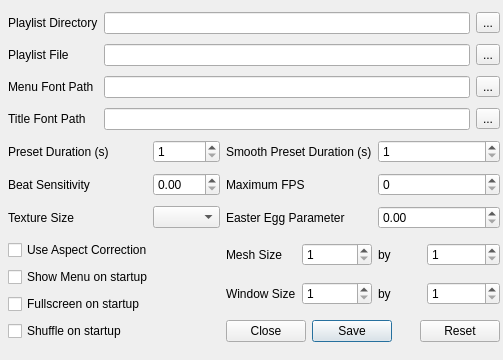
<ui version="4.0" >
 <class>QProjectMConfigDialog</class>
 <widget class="QDialog" name="QProjectMConfigDialog" >
  <property name="geometry" >
   <rect>
    <x>0</x>
    <y>0</y>
    <width>503</width>
    <height>360</height>
   </rect>
  </property>
  <property name="windowTitle" >
   <string>projectM Settings</string>
  </property>
  <widget class="QWidget" name="layoutWidget" >
   <property name="geometry" >
    <rect>
     <x>8</x>
     <y>8</y>
     <width>492</width>
     <height>344</height>
    </rect>
   </property>
   <layout class="QGridLayout" >
    <item row="0" column="0" >
     <widget class="QLabel" name="label_2" >
      <property name="sizePolicy" >
       <sizepolicy vsizetype="Preferred" hsizetype="MinimumExpanding" >
        <horstretch>0</horstretch>
        <verstretch>0</verstretch>
       </sizepolicy>
      </property>
      <property name="minimumSize" >
       <size>
        <width>50</width>
        <height>0</height>
       </size>
      </property>
      <property name="text" >
       <string>Playlist Directory</string>
      </property>
     </widget>
    </item>
    <item row="0" column="1" colspan="6" >
     <widget class="QLineEdit" name="startupPlaylistDirectoryLineEdit" >
      <property name="sizePolicy" >
       <sizepolicy vsizetype="Fixed" hsizetype="Expanding" >
        <horstretch>2</horstretch>
        <verstretch>0</verstretch>
       </sizepolicy>
      </property>
      <property name="toolTip" >
       <string>&lt;html>&lt;head>&lt;meta name="qrichtext" content="1" />&lt;style type="text/css">
p, li { white-space: pre-wrap; }
&lt;/style>&lt;/head>&lt;body style=" font-family:'Sans Serif'; font-size:10pt; font-weight:400; font-style:normal;">
&lt;p style=" margin-top:0px; margin-bottom:0px; margin-left:0px; margin-right:0px; -qt-block-indent:0; text-indent:0px; font-size:9pt;">This sets the default preset playlist directory when projectM starts up. Every valid preset file in the specified directory will be loaded into the playlist upon initialization. &lt;span style=" font-weight:600;">NOTE:&lt;/span> This option is overriden by a non empty value of the &lt;span style=" font-style:italic;">Playlist File &lt;/span>option.&lt;/p>&lt;/body>&lt;/html></string>
      </property>
     </widget>
    </item>
    <item row="0" column="7" >
     <widget class="QToolButton" name="startupPlaylistDirectoryToolButton" >
      <property name="text" >
       <string>...</string>
      </property>
     </widget>
    </item>
    <item row="1" column="0" >
     <widget class="QLabel" name="label_14" >
      <property name="sizePolicy" >
       <sizepolicy vsizetype="Preferred" hsizetype="MinimumExpanding" >
        <horstretch>0</horstretch>
        <verstretch>0</verstretch>
       </sizepolicy>
      </property>
      <property name="minimumSize" >
       <size>
        <width>50</width>
        <height>0</height>
       </size>
      </property>
      <property name="text" >
       <string>Playlist File</string>
      </property>
     </widget>
    </item>
    <item row="1" column="1" colspan="6" >
     <widget class="QLineEdit" name="startupPlaylistFileLineEdit" >
      <property name="sizePolicy" >
       <sizepolicy vsizetype="Fixed" hsizetype="Expanding" >
        <horstretch>2</horstretch>
        <verstretch>0</verstretch>
       </sizepolicy>
      </property>
      <property name="toolTip" >
       <string>&lt;html>&lt;head>&lt;meta name="qrichtext" content="1" />&lt;style type="text/css">
p, li { white-space: pre-wrap; }
&lt;/style>&lt;/head>&lt;body style=" font-family:'Sans Serif'; font-size:10pt; font-weight:400; font-style:normal;">
&lt;p style=" margin-top:0px; margin-bottom:0px; margin-left:0px; margin-right:0px; -qt-block-indent:0; text-indent:0px; font-size:9pt;">This sets the default preset playlist file when projectM starts up. The file must be a valid preset playlist (of type *.ppl). If specified, this overrides the &lt;span style=" font-style:italic;">Playlist Directory&lt;/span> value on startup. &lt;/p>&lt;/body>&lt;/html></string>
      </property>
     </widget>
    </item>
    <item row="1" column="7" >
     <widget class="QToolButton" name="startupPlaylistFileToolButton" >
      <property name="text" >
       <string>...</string>
      </property>
     </widget>
    </item>
    <item row="2" column="0" >
     <widget class="QLabel" name="label" >
      <property name="sizePolicy" >
       <sizepolicy vsizetype="Preferred" hsizetype="MinimumExpanding" >
        <horstretch>0</horstretch>
        <verstretch>0</verstretch>
       </sizepolicy>
      </property>
      <property name="minimumSize" >
       <size>
        <width>50</width>
        <height>0</height>
       </size>
      </property>
      <property name="text" >
       <string>Menu Font Path</string>
      </property>
     </widget>
    </item>
    <item row="2" column="1" colspan="6" >
     <widget class="QLineEdit" name="menuFontPathLineEdit" >
      <property name="sizePolicy" >
       <sizepolicy vsizetype="Fixed" hsizetype="Expanding" >
        <horstretch>2</horstretch>
        <verstretch>0</verstretch>
       </sizepolicy>
      </property>
      <property name="toolTip" >
       <string>&lt;html>&lt;head>&lt;meta name="qrichtext" content="1" />&lt;style type="text/css">
p, li { white-space: pre-wrap; }
&lt;/style>&lt;/head>&lt;body style=" font-family:'Sans Serif'; font-size:10pt; font-weight:400; font-style:normal;">
&lt;p style=" margin-top:0px; margin-bottom:0px; margin-left:0px; margin-right:0px; -qt-block-indent:0; text-indent:0px;">This changes the font projectM will use for its opengl rendered menus&lt;/p>&lt;/body>&lt;/html></string>
      </property>
     </widget>
    </item>
    <item row="2" column="7" >
     <widget class="QToolButton" name="menuFontPathToolButton" >
      <property name="text" >
       <string>...</string>
      </property>
     </widget>
    </item>
    <item row="3" column="0" >
     <widget class="QLabel" name="label_9" >
      <property name="sizePolicy" >
       <sizepolicy vsizetype="Preferred" hsizetype="MinimumExpanding" >
        <horstretch>0</horstretch>
        <verstretch>0</verstretch>
       </sizepolicy>
      </property>
      <property name="minimumSize" >
       <size>
        <width>50</width>
        <height>0</height>
       </size>
      </property>
      <property name="text" >
       <string>Title Font Path</string>
      </property>
     </widget>
    </item>
    <item row="3" column="1" colspan="6" >
     <widget class="QLineEdit" name="titleFontPathLineEdit" >
      <property name="sizePolicy" >
       <sizepolicy vsizetype="Fixed" hsizetype="Expanding" >
        <horstretch>2</horstretch>
        <verstretch>0</verstretch>
       </sizepolicy>
      </property>
      <property name="toolTip" >
       <string>&lt;html>&lt;head>&lt;meta name="qrichtext" content="1" />&lt;style type="text/css">
p, li { white-space: pre-wrap; }
&lt;/style>&lt;/head>&lt;body style=" font-family:'Sans Serif'; font-size:10pt; font-weight:400; font-style:normal;">
&lt;p style=" margin-top:0px; margin-bottom:0px; margin-left:0px; margin-right:0px; -qt-block-indent:0; text-indent:0px;">Changes the font projectM will use for rendering the song title&lt;/p>&lt;/body>&lt;/html></string>
      </property>
     </widget>
    </item>
    <item row="3" column="7" >
     <widget class="QToolButton" name="titleFontPathToolButton" >
      <property name="text" >
       <string>...</string>
      </property>
     </widget>
    </item>
    <item row="4" column="0" colspan="2" >
     <widget class="QLabel" name="label_3" >
      <property name="text" >
       <string>Preset Duration (s)</string>
      </property>
     </widget>
    </item>
    <item row="4" column="2" >
     <widget class="QSpinBox" name="presetDurationSpinBox" >
      <property name="toolTip" >
       <string>&lt;html>&lt;head>&lt;meta name="qrichtext" content="1" />&lt;style type="text/css">
p, li { white-space: pre-wrap; }
&lt;/style>&lt;/head>&lt;body style=" font-family:'Sans Serif'; font-size:9pt; font-weight:400; font-style:normal;">
&lt;p style=" margin-top:0px; margin-bottom:0px; margin-left:0px; margin-right:0px; -qt-block-indent:0; text-indent:0px;">Sets how long a preset should be played in seconds before projectM automatically switches to another in the playlist&lt;/p>&lt;/body>&lt;/html></string>
      </property>
      <property name="minimum" >
       <number>1</number>
      </property>
      <property name="maximum" >
       <number>100000</number>
      </property>
     </widget>
    </item>
    <item row="4" column="3" colspan="2" >
     <widget class="QLabel" name="label_4" >
      <property name="text" >
       <string>Smooth Preset Duration (s)</string>
      </property>
     </widget>
    </item>
    <item row="4" column="5" colspan="3" >
     <widget class="QSpinBox" name="smoothPresetDurationSpinBox" >
      <property name="toolTip" >
       <string>&lt;html>&lt;head>&lt;meta name="qrichtext" content="1" />&lt;style type="text/css">
p, li { white-space: pre-wrap; }
&lt;/style>&lt;/head>&lt;body style=" font-family:'Sans Serif'; font-size:9pt; font-weight:400; font-style:normal;">
&lt;p style=" margin-top:0px; margin-bottom:0px; margin-left:0px; margin-right:0px; -qt-block-indent:0; text-indent:0px;">Sets how long a transition occurs in seconds when smooth preset switching&lt;/p>&lt;/body>&lt;/html></string>
      </property>
      <property name="minimum" >
       <number>1</number>
      </property>
      <property name="maximum" >
       <number>1000000</number>
      </property>
     </widget>
    </item>
    <item row="5" column="0" colspan="2" >
     <widget class="QLabel" name="label_12" >
      <property name="sizePolicy" >
       <sizepolicy vsizetype="Preferred" hsizetype="MinimumExpanding" >
        <horstretch>0</horstretch>
        <verstretch>0</verstretch>
       </sizepolicy>
      </property>
      <property name="text" >
       <string>Beat Sensitivity</string>
      </property>
     </widget>
    </item>
    <item row="5" column="2" >
     <widget class="QDoubleSpinBox" name="beatSensitivitySpinBox" >
      <property name="toolTip" >
       <string>&lt;html>&lt;head>&lt;meta name="qrichtext" content="1" />&lt;style type="text/css">
p, li { white-space: pre-wrap; }
&lt;/style>&lt;/head>&lt;body style=" font-family:'Sans Serif'; font-size:10pt; font-weight:400; font-style:normal;">
&lt;p style=" margin-top:0px; margin-bottom:0px; margin-left:0px; margin-right:0px; -qt-block-indent:0; text-indent:0px;">Sets the intensity threshold for the preset hard cuts&lt;/p>&lt;/body>&lt;/html></string>
      </property>
      <property name="minimum" >
       <double>0.000000000000000</double>
      </property>
      <property name="maximum" >
       <double>100.000000000000000</double>
      </property>
     </widget>
    </item>
    <item row="5" column="3" colspan="2" >
     <widget class="QLabel" name="label_6" >
      <property name="sizePolicy" >
       <sizepolicy vsizetype="Preferred" hsizetype="MinimumExpanding" >
        <horstretch>0</horstretch>
        <verstretch>0</verstretch>
       </sizepolicy>
      </property>
      <property name="text" >
       <string>Maximum FPS</string>
      </property>
     </widget>
    </item>
    <item row="5" column="5" colspan="3" >
     <widget class="QSpinBox" name="maxFPSSpinBox" >
      <property name="sizePolicy" >
       <sizepolicy vsizetype="Fixed" hsizetype="MinimumExpanding" >
        <horstretch>2</horstretch>
        <verstretch>0</verstretch>
       </sizepolicy>
      </property>
      <property name="toolTip" >
       <string>&lt;html>&lt;head>&lt;meta name="qrichtext" content="1" />&lt;style type="text/css">
p, li { white-space: pre-wrap; }
&lt;/style>&lt;/head>&lt;body style=" font-family:'Sans Serif'; font-size:9pt; font-weight:400; font-style:normal;">
&lt;p style=" margin-top:0px; margin-bottom:0px; margin-left:0px; margin-right:0px; -qt-block-indent:0; text-indent:0px;">This parameter, if nonzero, limits the number of frames per second projectM will attempt to render to screen. 35 is a reasonable limit.&lt;/p>&lt;/body>&lt;/html></string>
      </property>
      <property name="minimum" >
       <number>0</number>
      </property>
     </widget>
    </item>
    <item row="6" column="0" colspan="2" >
     <widget class="QLabel" name="label_7" >
      <property name="sizePolicy" >
       <sizepolicy vsizetype="Preferred" hsizetype="MinimumExpanding" >
        <horstretch>0</horstretch>
        <verstretch>0</verstretch>
       </sizepolicy>
      </property>
      <property name="text" >
       <string>Texture Size</string>
      </property>
     </widget>
    </item>
    <item row="6" column="2" >
     <widget class="QComboBox" name="textureSizeComboBox" >
      <property name="sizePolicy" >
       <sizepolicy vsizetype="Fixed" hsizetype="MinimumExpanding" >
        <horstretch>1</horstretch>
        <verstretch>0</verstretch>
       </sizepolicy>
      </property>
      <property name="toolTip" >
       <string>&lt;html>&lt;head>&lt;meta name="qrichtext" content="1" />&lt;style type="text/css">
p, li { white-space: pre-wrap; }
&lt;/style>&lt;/head>&lt;body style=" font-family:'Sans Serif'; font-size:10pt; font-weight:400; font-style:normal;">
&lt;p style=" margin-top:0px; margin-bottom:0px; margin-left:0px; margin-right:0px; -qt-block-indent:0; text-indent:0px;">Sets the size of the texture. Higher is better, but slower.&lt;/p>&lt;/body>&lt;/html></string>
      </property>
      <property name="sizeAdjustPolicy" >
       <enum>QComboBox::AdjustToMinimumContentsLength</enum>
      </property>
     </widget>
    </item>
    <item row="6" column="3" colspan="2" >
     <widget class="QLabel" name="label_13" >
      <property name="sizePolicy" >
       <sizepolicy vsizetype="Preferred" hsizetype="MinimumExpanding" >
        <horstretch>0</horstretch>
        <verstretch>0</verstretch>
       </sizepolicy>
      </property>
      <property name="text" >
       <string>Easter Egg Parameter</string>
      </property>
     </widget>
    </item>
    <item row="6" column="5" colspan="3" >
     <widget class="QDoubleSpinBox" name="easterEggParameterSpinBox" >
      <property name="toolTip" >
       <string>&lt;html>&lt;head>&lt;meta name="qrichtext" content="1" />&lt;style type="text/css">
p, li { white-space: pre-wrap; }
&lt;/style>&lt;/head>&lt;body style=" font-family:'Sans Serif'; font-size:10pt; font-weight:400; font-style:normal;">
&lt;p style=" margin-top:0px; margin-bottom:0px; margin-left:0px; margin-right:0px; -qt-block-indent:0; text-indent:0px;">A mystery parameter!&lt;/p>&lt;/body>&lt;/html></string>
      </property>
      <property name="maximum" >
       <double>20.000000000000000</double>
      </property>
      <property name="singleStep" >
       <double>0.010000000000000</double>
      </property>
     </widget>
    </item>
    <item rowspan="3" row="7" column="0" colspan="3" >
     <layout class="QVBoxLayout" >
      <item>
       <widget class="QCheckBox" name="useAspectCorrectionCheckBox" >
        <property name="sizePolicy" >
         <sizepolicy vsizetype="Fixed" hsizetype="MinimumExpanding" >
          <horstretch>0</horstretch>
          <verstretch>0</verstretch>
         </sizepolicy>
        </property>
        <property name="toolTip" >
         <string>&lt;html>&lt;head>&lt;meta name="qrichtext" content="1" />&lt;style type="text/css">
p, li { white-space: pre-wrap; }
&lt;/style>&lt;/head>&lt;body style=" font-family:'Sans Serif'; font-size:10pt; font-weight:400; font-style:normal;">
&lt;p style=" margin-top:0px; margin-bottom:0px; margin-left:0px; margin-right:0px; -qt-block-indent:0; text-indent:0px;">This makes a square look like a square, and a circle look like a circle in cases where they may not otherwise.&lt;/p>&lt;/body>&lt;/html></string>
        </property>
        <property name="text" >
         <string>Use Aspect Correction</string>
        </property>
       </widget>
      </item>
      <item>
       <widget class="QCheckBox" name="menuOnStartupCheckBox" >
        <property name="sizePolicy" >
         <sizepolicy vsizetype="Fixed" hsizetype="MinimumExpanding" >
          <horstretch>0</horstretch>
          <verstretch>0</verstretch>
         </sizepolicy>
        </property>
        <property name="text" >
         <string>Show Menu on startup</string>
        </property>
       </widget>
      </item>
      <item>
       <widget class="QCheckBox" name="fullscreenOnStartupCheckBox" >
        <property name="sizePolicy" >
         <sizepolicy vsizetype="Fixed" hsizetype="MinimumExpanding" >
          <horstretch>0</horstretch>
          <verstretch>0</verstretch>
         </sizepolicy>
        </property>
        <property name="text" >
         <string>Fullscreen on startup</string>
        </property>
       </widget>
      </item>
      <item>
       <widget class="QCheckBox" name="shuffleOnStartupCheckBox" >
        <property name="sizePolicy" >
         <sizepolicy vsizetype="Fixed" hsizetype="MinimumExpanding" >
          <horstretch>0</horstretch>
          <verstretch>0</verstretch>
         </sizepolicy>
        </property>
        <property name="text" >
         <string>Shuffle on startup</string>
        </property>
       </widget>
      </item>
     </layout>
    </item>
    <item row="7" column="3" >
     <widget class="QLabel" name="label_8" >
      <property name="sizePolicy" >
       <sizepolicy vsizetype="Preferred" hsizetype="MinimumExpanding" >
        <horstretch>0</horstretch>
        <verstretch>0</verstretch>
       </sizepolicy>
      </property>
      <property name="text" >
       <string>Mesh Size</string>
      </property>
     </widget>
    </item>
    <item row="7" column="4" >
     <widget class="QSpinBox" name="meshSizeWidthSpinBox" >
      <property name="toolTip" >
       <string>&lt;html>&lt;head>&lt;meta name="qrichtext" content="1" />&lt;style type="text/css">
p, li { white-space: pre-wrap; }
&lt;/style>&lt;/head>&lt;body style=" font-family:'Sans Serif'; font-size:10pt; font-weight:400; font-style:normal;">
&lt;p style=" margin-top:0px; margin-bottom:0px; margin-left:0px; margin-right:0px; -qt-block-indent:0; text-indent:0px; font-size:9pt;">This modifies the horizontal component of the mesh. Higher is better but slower&lt;/p>&lt;/body>&lt;/html></string>
      </property>
      <property name="minimum" >
       <number>1</number>
      </property>
      <property name="maximum" >
       <number>1000</number>
      </property>
      <property name="value" >
       <number>1</number>
      </property>
     </widget>
    </item>
    <item row="7" column="5" >
     <widget class="QLabel" name="label_10" >
      <property name="sizePolicy" >
       <sizepolicy vsizetype="Preferred" hsizetype="MinimumExpanding" >
        <horstretch>0</horstretch>
        <verstretch>0</verstretch>
       </sizepolicy>
      </property>
      <property name="text" >
       <string>by</string>
      </property>
     </widget>
    </item>
    <item row="7" column="6" colspan="2" >
     <widget class="QSpinBox" name="meshSizeHeightSpinBox" >
      <property name="toolTip" >
       <string>&lt;html>&lt;head>&lt;meta name="qrichtext" content="1" />&lt;style type="text/css">
p, li { white-space: pre-wrap; }
&lt;/style>&lt;/head>&lt;body style=" font-family:'Sans Serif'; font-size:10pt; font-weight:400; font-style:normal;">
&lt;p style=" margin-top:0px; margin-bottom:0px; margin-left:0px; margin-right:0px; -qt-block-indent:0; text-indent:0px; font-size:9pt;">This modifies the vertical component of the mesh. Higher is better but slower&lt;/p>&lt;/body>&lt;/html></string>
      </property>
      <property name="minimum" >
       <number>1</number>
      </property>
      <property name="maximum" >
       <number>1000</number>
      </property>
     </widget>
    </item>
    <item row="8" column="3" >
     <widget class="QLabel" name="label_5" >
      <property name="sizePolicy" >
       <sizepolicy vsizetype="Preferred" hsizetype="MinimumExpanding" >
        <horstretch>0</horstretch>
        <verstretch>0</verstretch>
       </sizepolicy>
      </property>
      <property name="text" >
       <string>Window Size</string>
      </property>
     </widget>
    </item>
    <item row="8" column="4" >
     <widget class="QSpinBox" name="windowWidthSpinBox" >
      <property name="toolTip" >
       <string>&lt;html>&lt;head>&lt;meta name="qrichtext" content="1" />&lt;style type="text/css">
p, li { white-space: pre-wrap; }
&lt;/style>&lt;/head>&lt;body style=" font-family:'Sans Serif'; font-size:10pt; font-weight:400; font-style:normal;">
&lt;p style=" margin-top:0px; margin-bottom:0px; margin-left:0px; margin-right:0px; -qt-block-indent:0; text-indent:0px;">This modifies the horizontal component of the startup window size &lt;/p>&lt;/body>&lt;/html></string>
      </property>
      <property name="whatsThis" >
       <string>&lt;html>&lt;head>&lt;meta name="qrichtext" content="1" />&lt;style type="text/css">
p, li { white-space: pre-wrap; }
&lt;/style>&lt;/head>&lt;body style=" font-family:'Sans Serif'; font-size:10pt; font-weight:400; font-style:normal;">
&lt;p style=" margin-top:0px; margin-bottom:0px; margin-left:0px; margin-right:0px; -qt-block-indent:0; text-indent:0px;">This modifies the horizontal component of the startup window size &lt;/p>&lt;/body>&lt;/html></string>
      </property>
      <property name="minimum" >
       <number>1</number>
      </property>
      <property name="maximum" >
       <number>10000</number>
      </property>
     </widget>
    </item>
    <item row="8" column="5" >
     <widget class="QLabel" name="label_11" >
      <property name="sizePolicy" >
       <sizepolicy vsizetype="Preferred" hsizetype="MinimumExpanding" >
        <horstretch>0</horstretch>
        <verstretch>0</verstretch>
       </sizepolicy>
      </property>
      <property name="text" >
       <string>by</string>
      </property>
     </widget>
    </item>
    <item row="8" column="6" colspan="2" >
     <widget class="QSpinBox" name="windowHeightSpinBox" >
      <property name="toolTip" >
       <string>&lt;html>&lt;head>&lt;meta name="qrichtext" content="1" />&lt;style type="text/css">
p, li { white-space: pre-wrap; }
&lt;/style>&lt;/head>&lt;body style=" font-family:'Sans Serif'; font-size:10pt; font-weight:400; font-style:normal;">
&lt;p style=" margin-top:0px; margin-bottom:0px; margin-left:0px; margin-right:0px; -qt-block-indent:0; text-indent:0px; font-size:9pt;">This modifies the vertical component of the startup window size&lt;/p>&lt;/body>&lt;/html></string>
      </property>
      <property name="minimum" >
       <number>1</number>
      </property>
      <property name="maximum" >
       <number>10000</number>
      </property>
     </widget>
    </item>
    <item row="9" column="3" colspan="5" >
     <widget class="QDialogButtonBox" name="buttonBox" >
      <property name="toolTip" >
       <string>Click save to write the settings to your projectM config file. The reset button will bring your settings back to whatever was stored on disk. </string>
      </property>
      <property name="layoutDirection" >
       <enum>Qt::RightToLeft</enum>
      </property>
      <property name="orientation" >
       <enum>Qt::Horizontal</enum>
      </property>
      <property name="standardButtons" >
       <set>QDialogButtonBox::Close|QDialogButtonBox::NoButton|QDialogButtonBox::Reset|QDialogButtonBox::Save</set>
      </property>
     </widget>
    </item>
   </layout>
  </widget>
 </widget>
 <resources/>
 <connections/>
</ui>
